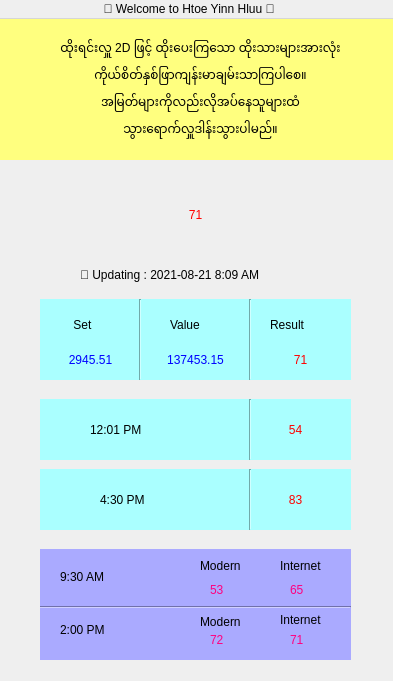
<?xml version="1.0" encoding="UTF-8"?>
<ui version="4.0">
 <class>MainWindow</class>
 <widget class="QMainWindow" name="MainWindow">
  <property name="geometry">
   <rect>
    <x>0</x>
    <y>0</y>
    <width>393</width>
    <height>681</height>
   </rect>
  </property>
  <property name="minimumSize">
   <size>
    <width>393</width>
    <height>681</height>
   </size>
  </property>
  <property name="maximumSize">
   <size>
    <width>393</width>
    <height>681</height>
   </size>
  </property>
  <property name="sizeIncrement">
   <size>
    <width>393</width>
    <height>683</height>
   </size>
  </property>
  <property name="windowTitle">
   <string>MainWindow</string>
  </property>
  <widget class="QWidget" name="centralwidget">
   <widget class="QLabel" name="main_result">
    <property name="geometry">
     <rect>
      <x>130</x>
      <y>140</y>
      <width>131</width>
      <height>111</height>
     </rect>
    </property>
    <property name="styleSheet">
     <string notr="true">font: 75 80pt &quot;MS Shell Dlg 2&quot;;
color: rgb(255, 0, 0);</string>
    </property>
    <property name="text">
     <string>71</string>
    </property>
    <property name="alignment">
     <set>Qt::AlignCenter</set>
    </property>
   </widget>
   <widget class="QLabel" name="update">
    <property name="geometry">
     <rect>
      <x>80</x>
      <y>240</y>
      <width>251</width>
      <height>31</height>
     </rect>
    </property>
    <property name="styleSheet">
     <string notr="true">color: rgb(0, 0, 0);
font: 10pt &quot;MS Shell Dlg 2&quot;;</string>
    </property>
    <property name="text">
     <string>🔄 Updating : 2021-08-21 8:09 AM</string>
    </property>
   </widget>
   <widget class="QWidget" name="widget" native="true">
    <property name="geometry">
     <rect>
      <x>0</x>
      <y>0</y>
      <width>441</width>
      <height>141</height>
     </rect>
    </property>
    <property name="styleSheet">
     <string notr="true">
background-color: rgb(255, 255, 127);</string>
    </property>
    <widget class="QLabel" name="label">
     <property name="geometry">
      <rect>
       <x>0</x>
       <y>0</y>
       <width>401</width>
       <height>141</height>
      </rect>
     </property>
     <property name="styleSheet">
      <string notr="true">font: 75 12pt &quot;Pyidaungsu&quot;;</string>
     </property>
     <property name="text">
      <string>ထိုးရင်းလှူ 2D ဖြင့် ထိုးပေးကြသော ထိုးသားများအားလုံး
ကိုယ်စိတ်နှစ်ဖြာကျန်းမာချမ်းသာကြပါစေ။
အမြတ်များကိုလည်းလိုအပ်နေသူများထံ
သွားရောက်လှူဒါန်းသွားပါမည်။</string>
     </property>
     <property name="alignment">
      <set>Qt::AlignCenter</set>
     </property>
     <property name="wordWrap">
      <bool>false</bool>
     </property>
    </widget>
   </widget>
   <widget class="QWidget" name="widget_4" native="true">
    <property name="geometry">
     <rect>
      <x>40</x>
      <y>530</y>
      <width>311</width>
      <height>111</height>
     </rect>
    </property>
    <property name="styleSheet">
     <string notr="true">background-color: rgb(170, 170, 255);</string>
    </property>
    <widget class="Line" name="line_3">
     <property name="geometry">
      <rect>
       <x>0</x>
       <y>50</y>
       <width>311</width>
       <height>16</height>
      </rect>
     </property>
     <property name="orientation">
      <enum>Qt::Horizontal</enum>
     </property>
    </widget>
    <widget class="QLabel" name="label_9">
     <property name="geometry">
      <rect>
       <x>20</x>
       <y>20</y>
       <width>71</width>
       <height>16</height>
      </rect>
     </property>
     <property name="styleSheet">
      <string notr="true">font: 14pt &quot;MS Shell Dlg 2&quot;;</string>
     </property>
     <property name="text">
      <string>9:30 AM</string>
     </property>
    </widget>
    <widget class="QLabel" name="label_10">
     <property name="geometry">
      <rect>
       <x>20</x>
       <y>70</y>
       <width>71</width>
       <height>21</height>
      </rect>
     </property>
     <property name="styleSheet">
      <string notr="true">font: 14pt &quot;MS Shell Dlg 2&quot;;</string>
     </property>
     <property name="text">
      <string>2:00 PM</string>
     </property>
    </widget>
    <widget class="QLabel" name="label_11">
     <property name="geometry">
      <rect>
       <x>160</x>
       <y>10</y>
       <width>47</width>
       <height>13</height>
      </rect>
     </property>
     <property name="text">
      <string>Modern</string>
     </property>
    </widget>
    <widget class="QLabel" name="label_12">
     <property name="geometry">
      <rect>
       <x>160</x>
       <y>62</y>
       <width>47</width>
       <height>21</height>
      </rect>
     </property>
     <property name="text">
      <string>Modern</string>
     </property>
    </widget>
    <widget class="QLabel" name="label_13">
     <property name="geometry">
      <rect>
       <x>240</x>
       <y>10</y>
       <width>47</width>
       <height>13</height>
      </rect>
     </property>
     <property name="text">
      <string>Internet</string>
     </property>
    </widget>
    <widget class="QLabel" name="label_14">
     <property name="geometry">
      <rect>
       <x>240</x>
       <y>60</y>
       <width>47</width>
       <height>21</height>
      </rect>
     </property>
     <property name="text">
      <string>Internet</string>
     </property>
    </widget>
    <widget class="QLabel" name="morning_modern">
     <property name="geometry">
      <rect>
       <x>170</x>
       <y>30</y>
       <width>21</width>
       <height>21</height>
      </rect>
     </property>
     <property name="styleSheet">
      <string notr="true">font: 72 16pt &quot;MS Shell Dlg 2&quot;;
color: rgb(255, 0, 127);</string>
     </property>
     <property name="text">
      <string>53</string>
     </property>
    </widget>
    <widget class="QLabel" name="morning_internet">
     <property name="geometry">
      <rect>
       <x>250</x>
       <y>30</y>
       <width>21</width>
       <height>21</height>
      </rect>
     </property>
     <property name="styleSheet">
      <string notr="true">font: 72 16pt &quot;MS Shell Dlg 2&quot;;
color: rgb(255, 0, 127);</string>
     </property>
     <property name="text">
      <string>65</string>
     </property>
    </widget>
    <widget class="QLabel" name="evening_modern">
     <property name="geometry">
      <rect>
       <x>170</x>
       <y>80</y>
       <width>21</width>
       <height>21</height>
      </rect>
     </property>
     <property name="styleSheet">
      <string notr="true">font: 72 16pt &quot;MS Shell Dlg 2&quot;;
color: rgb(255, 0, 127);</string>
     </property>
     <property name="text">
      <string>72</string>
     </property>
    </widget>
    <widget class="QLabel" name="evening_internet">
     <property name="geometry">
      <rect>
       <x>250</x>
       <y>80</y>
       <width>21</width>
       <height>21</height>
      </rect>
     </property>
     <property name="styleSheet">
      <string notr="true">font: 72 16pt &quot;MS Shell Dlg 2&quot;;
color: rgb(255, 0, 127);</string>
     </property>
     <property name="text">
      <string>71</string>
     </property>
    </widget>
   </widget>
   <widget class="QWidget" name="widget_5" native="true">
    <property name="geometry">
     <rect>
      <x>40</x>
      <y>450</y>
      <width>311</width>
      <height>61</height>
     </rect>
    </property>
    <property name="styleSheet">
     <string notr="true">background-color: rgb(170, 255, 255);</string>
    </property>
    <widget class="Line" name="line_4">
     <property name="geometry">
      <rect>
       <x>200</x>
       <y>0</y>
       <width>20</width>
       <height>61</height>
      </rect>
     </property>
     <property name="styleSheet">
      <string notr="true">color: rgb(0, 0, 0);
</string>
     </property>
     <property name="orientation">
      <enum>Qt::Vertical</enum>
     </property>
    </widget>
    <widget class="QLabel" name="label_7">
     <property name="geometry">
      <rect>
       <x>60</x>
       <y>20</y>
       <width>111</width>
       <height>21</height>
      </rect>
     </property>
     <property name="styleSheet">
      <string notr="true">font: 18pt &quot;MS Shell Dlg 2&quot;;</string>
     </property>
     <property name="text">
      <string>4:30 PM</string>
     </property>
    </widget>
    <widget class="QLabel" name="evening_result">
     <property name="geometry">
      <rect>
       <x>240</x>
       <y>20</y>
       <width>31</width>
       <height>21</height>
      </rect>
     </property>
     <property name="styleSheet">
      <string notr="true">font: 20pt &quot;MS Shell Dlg 2&quot;;
color: rgb(255, 0, 0);</string>
     </property>
     <property name="text">
      <string>83</string>
     </property>
     <property name="alignment">
      <set>Qt::AlignCenter</set>
     </property>
     <property name="indent">
      <number>0</number>
     </property>
    </widget>
   </widget>
   <widget class="QWidget" name="widget_6" native="true">
    <property name="geometry">
     <rect>
      <x>40</x>
      <y>380</y>
      <width>311</width>
      <height>61</height>
     </rect>
    </property>
    <property name="styleSheet">
     <string notr="true">background-color: rgb(170, 255, 255);</string>
    </property>
    <widget class="Line" name="line_5">
     <property name="geometry">
      <rect>
       <x>200</x>
       <y>0</y>
       <width>20</width>
       <height>61</height>
      </rect>
     </property>
     <property name="styleSheet">
      <string notr="true">color: rgb(0, 0, 0);
</string>
     </property>
     <property name="orientation">
      <enum>Qt::Vertical</enum>
     </property>
    </widget>
    <widget class="QLabel" name="label_5">
     <property name="geometry">
      <rect>
       <x>50</x>
       <y>20</y>
       <width>111</width>
       <height>21</height>
      </rect>
     </property>
     <property name="styleSheet">
      <string notr="true">font: 18pt &quot;MS Shell Dlg 2&quot;;</string>
     </property>
     <property name="text">
      <string>12:01 PM</string>
     </property>
    </widget>
    <widget class="QLabel" name="morning_result">
     <property name="geometry">
      <rect>
       <x>240</x>
       <y>20</y>
       <width>31</width>
       <height>21</height>
      </rect>
     </property>
     <property name="styleSheet">
      <string notr="true">font: 20pt &quot;MS Shell Dlg 2&quot;;
color: rgb(255, 0, 0);</string>
     </property>
     <property name="text">
      <string>54</string>
     </property>
     <property name="alignment">
      <set>Qt::AlignCenter</set>
     </property>
     <property name="indent">
      <number>0</number>
     </property>
    </widget>
   </widget>
   <widget class="QWidget" name="widget_7" native="true">
    <property name="geometry">
     <rect>
      <x>40</x>
      <y>280</y>
      <width>311</width>
      <height>81</height>
     </rect>
    </property>
    <property name="styleSheet">
     <string notr="true">
background-color: rgb(170, 255, 255);</string>
    </property>
    <widget class="Line" name="line_6">
     <property name="geometry">
      <rect>
       <x>90</x>
       <y>0</y>
       <width>20</width>
       <height>81</height>
      </rect>
     </property>
     <property name="styleSheet">
      <string notr="true">color: rgb(0, 0, 0);
</string>
     </property>
     <property name="orientation">
      <enum>Qt::Vertical</enum>
     </property>
    </widget>
    <widget class="QLabel" name="label_2">
     <property name="geometry">
      <rect>
       <x>30</x>
       <y>10</y>
       <width>41</width>
       <height>31</height>
      </rect>
     </property>
     <property name="styleSheet">
      <string notr="true">color: rgb(0, 0, 0);
font: 14pt &quot;MS Shell Dlg 2&quot;;</string>
     </property>
     <property name="text">
      <string> Set</string>
     </property>
    </widget>
    <widget class="QLabel" name="label_4">
     <property name="geometry">
      <rect>
       <x>130</x>
       <y>10</y>
       <width>61</width>
       <height>31</height>
      </rect>
     </property>
     <property name="styleSheet">
      <string notr="true">color: rgb(0, 0, 0);
font: 14pt &quot;MS Shell Dlg 2&quot;;</string>
     </property>
     <property name="text">
      <string>Value</string>
     </property>
    </widget>
    <widget class="QLabel" name="set">
     <property name="geometry">
      <rect>
       <x>10</x>
       <y>50</y>
       <width>81</width>
       <height>21</height>
      </rect>
     </property>
     <property name="styleSheet">
      <string notr="true">color: rgb(0, 0, 255);
font: 75 12pt &quot;MS Shell Dlg 2&quot;;</string>
     </property>
     <property name="text">
      <string>2945.51</string>
     </property>
     <property name="alignment">
      <set>Qt::AlignCenter</set>
     </property>
     <property name="indent">
      <number>0</number>
     </property>
    </widget>
    <widget class="Line" name="line_7">
     <property name="geometry">
      <rect>
       <x>200</x>
       <y>0</y>
       <width>20</width>
       <height>81</height>
      </rect>
     </property>
     <property name="styleSheet">
      <string notr="true">color: rgb(0, 0, 0);
</string>
     </property>
     <property name="orientation">
      <enum>Qt::Vertical</enum>
     </property>
    </widget>
    <widget class="QLabel" name="label_6">
     <property name="geometry">
      <rect>
       <x>230</x>
       <y>10</y>
       <width>61</width>
       <height>31</height>
      </rect>
     </property>
     <property name="styleSheet">
      <string notr="true">color: rgb(0, 0, 0);
font: 14pt &quot;MS Shell Dlg 2&quot;;</string>
     </property>
     <property name="text">
      <string>Result</string>
     </property>
    </widget>
    <widget class="QLabel" name="value">
     <property name="geometry">
      <rect>
       <x>110</x>
       <y>50</y>
       <width>91</width>
       <height>21</height>
      </rect>
     </property>
     <property name="styleSheet">
      <string notr="true">font: 72 12pt &quot;MS Shell Dlg 2&quot;;
color: rgb(0, 0, 255);</string>
     </property>
     <property name="text">
      <string>137453.15</string>
     </property>
     <property name="alignment">
      <set>Qt::AlignCenter</set>
     </property>
     <property name="indent">
      <number>0</number>
     </property>
    </widget>
    <widget class="QLabel" name="main_result2">
     <property name="geometry">
      <rect>
       <x>240</x>
       <y>50</y>
       <width>41</width>
       <height>21</height>
      </rect>
     </property>
     <property name="styleSheet">
      <string notr="true">font: 72 14pt &quot;MS Shell Dlg 2&quot;;
color: rgb(255, 0, 0);</string>
     </property>
     <property name="text">
      <string>71</string>
     </property>
     <property name="alignment">
      <set>Qt::AlignCenter</set>
     </property>
     <property name="indent">
      <number>0</number>
     </property>
    </widget>
   </widget>
  </widget>
  <widget class="QMenuBar" name="menuBar">
   <property name="geometry">
    <rect>
     <x>0</x>
     <y>0</y>
     <width>393</width>
     <height>22</height>
    </rect>
   </property>
   <widget class="QMenu" name="menuAbout">
    <property name="title">
     <string>                            🙏 Welcome to Htoe Yinn Hluu 🙏</string>
    </property>
    <addaction name="actionAdmin"/>
    <addaction name="separator"/>
   </widget>
   <addaction name="menuAbout"/>
  </widget>
  <action name="actionAdmin">
   <property name="icon">
    <iconset resource="images.qrc">
     <normaloff>:/new/prefix1/me.png</normaloff>:/new/prefix1/me.png</iconset>
   </property>
   <property name="text">
    <string>Admin</string>
   </property>
   <property name="shortcut">
    <string>Ctrl+A</string>
   </property>
  </action>
 </widget>
 <resources>
  <include location="images.qrc"/>
 </resources>
 <connections/>
</ui>
